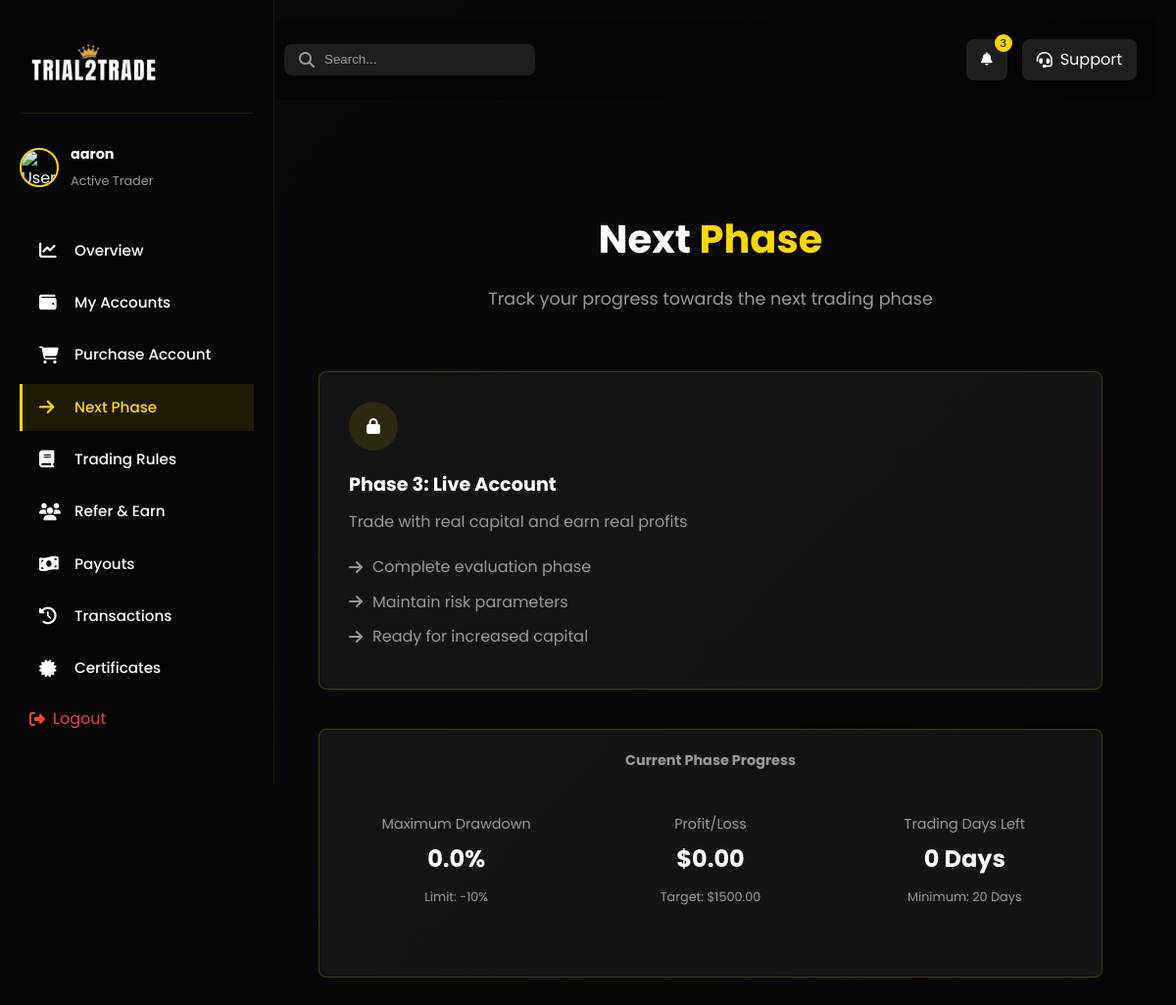
The app's page /dashboard-next-phase/ (signed in), older data.
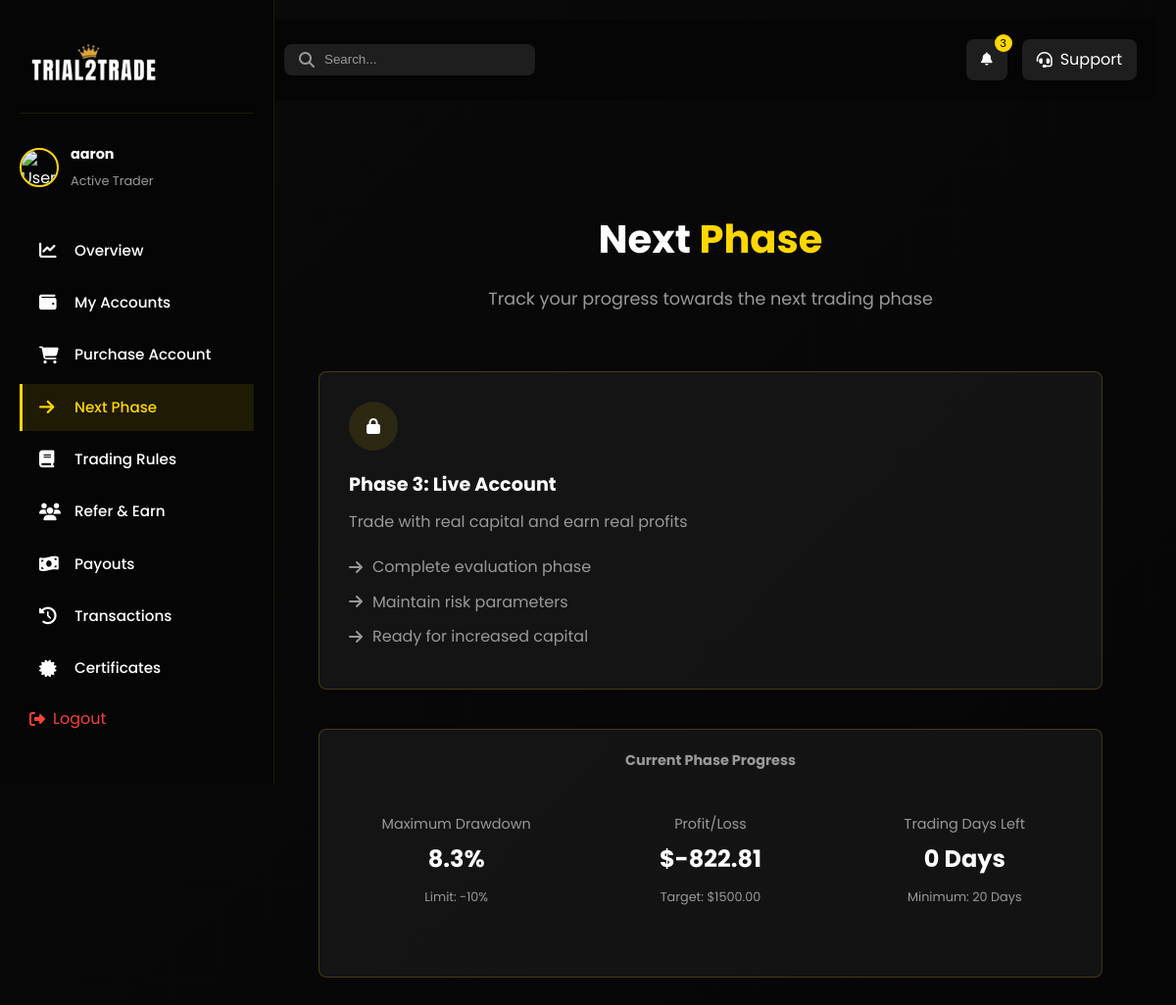
The same page, newer data.
### main/models.py (models this page shows, shortened)
class MT5Account(models.Model):
    ACCOUNT_STATUS_CHOICES = (
        ('available', 'Available'),
        ('assigned', 'Assigned'),
        ('active', 'Active'),
        ('breached', 'Breached'),
        ('inactive', 'Inactive'),
    )
    ACCOUNT_SIZE_CHOICES = (
        ('$5k', '$5k'),
        ('$10k', '$10k'),
        ('$25k', '$25k'),
        ('$50k', '$50k'),
    )
    user = models.ForeignKey(CustomUser, on_delete=models.SET_NULL, null=True, blank=True, related_name='mt5_accounts')
    account_size = models.CharField(max_length=10, choices=ACCOUNT_SIZE_CHOICES, default='$5k')
    login = models.CharField(max_length=100, unique=True)
    password = models.CharField(max_length=200)
    server = models.CharField(max_length=200, blank=True)
    assigned = models.BooleanField(default=False)
    status = models.CharField(max_length=50, choices=ACCOUNT_STATUS_CHOICES, default='available')
    balance = models.DecimalField(max_digits=15, decimal_places=2, null=True, blank=True)
    equity = models.DecimalField(max_digits=15, decimal_places=2, null=True, blank=True)
    profit = models.DecimalField(max_digits=15, decimal_places=2, null=True, blank=True)
    drawdown = models.DecimalField(max_digits=10, decimal_places=2, null=True, blank=True)
    initial_balance = models.DecimalField(max_digits=15, decimal_places=2, null=True, blank=True)
    last_updated = models.DateTimeField(null=True, blank=True)
    assigned_date = models.DateTimeField(null=True, blank=True)

### main/views.py (the view, shortened to what this page needs)
# urls.py: path('dashboard-next-phase/', views.dashboard_next_phase, name='dashboard_next_phase'),
@login_required(login_url='/login_user')
def dashboard_next_phase(request):
    user_accounts = MT5Account.objects.filter(user=request.user)
    prop_requests = RealPropRequest.objects.filter(user=request.user).order_by('-created_at')
    return render(request, 'main/dashboard-next-phase.html', {
        'user_accounts': user_accounts,
        'prop_requests': prop_requests
    })

### main/templatetags/math_filters.py (called while the page is built)
def _to_decimal(value):
    if isinstance(value, Decimal):
        return value
    try:
        return Decimal(str(value))
    except Exception:
        return None

@register.filter(name="mul")
def mul(value, arg):
    a = _to_decimal(value)
    b = _to_decimal(arg)
    try:
        if a is None or b is None:
            return float(value) * float(arg)
        return a * b
    except Exception:
        return 0

@register.filter(name="sub")
def sub(value, arg):
    a = _to_decimal(value)
    b = _to_decimal(arg)
    try:
        if a is None or b is None:
            return float(value) - float(arg)
        return a - b
    except Exception:
        return 0

@register.filter(name="split")
def split(value, sep=" "):
    try:
        return str(value).split(str(sep))
    except Exception:
        return []

### main/templates/main/dashboard-next-phase.html (shortened to what the changed rows need)
{% load static %}
{% load math_filters %}
<!DOCTYPE html>
<html lang="en">
<head>
    <link rel="stylesheet" href="{% static 'css/style.css' %}">
    <link rel="stylesheet" href="{% static 'css/dashboard.css' %}">
    <link rel="stylesheet" href="{% static 'css/dashboard-nav.css' %}">
    <link rel="stylesheet" href="https://cdnjs.cloudflare.com/ajax/libs/font-awesome/6.4.0/css/all.min.css">
    <link rel="stylesheet" href="{% static 'css/mobile-nav.css' %}">
</head>
<body>
    <main class="dashboard-content">
        <section class="dashboard-section active">
            <div class="section-header">
                <h2>Next <span class="highlight">Phase</span></h2>
            </div>
            <div class="progress-container" style="max-width: 800px; margin: 0 auto;">
                {% if user_accounts %}
                <div class="phase-timeline">
                    {% for account in user_accounts %}
                    {% if account.phase == 3 %}
                    <div class="phase-step completed">
                        <div class="step-icon">
                            <i class="fas fa-check"></i>
                        </div>
                        <h3>Phase 3: Live Account</h3>
                        <p>Trading with real capital and earning real profits</p>
                        <ul class="phase-achievements">
                            <li><i class="fas fa-check"></i> Account Size: {{ account.account_size }}</li>
                            <li><i class="fas fa-check"></i> Balance: ${{ account.balance|floatformat:2 }}</li>
                            <li><i class="fas fa-check"></i> Profit: ${{ account.profit|floatformat:2 }}</li>
                        </ul>
                    </div>
                    {% elif not account.phase == 3 %}
                    <div class="phase-step">
                        <div class="step-icon">
                            <i class="fas fa-lock"></i>
                        </div>
                        <h3>Phase 3: Live Account</h3>
                        <p>Trade with real capital and earn real profits</p>
                        <ul class="phase-requirements">
                            <li><i class="fas fa-arrow-right"></i> Complete evaluation phase</li>
                            <li><i class="fas fa-arrow-right"></i> Maintain risk parameters</li>
                            <li><i class="fas fa-arrow-right"></i> Ready for increased capital</li>
                        </ul>
                    </div>
                    {% endif %}
                    {% endfor %}
                </div>
                {% endif %}
                <div class="phase-summary">
                    <div class="summary-card">
                        {% if user_accounts %}
                        {% with current_account=user_accounts|first %}
                        <div class="stats-grid">
                            <div class="stat-item">
                                <span>Maximum Drawdown</span>
                                <p class="value {% if current_account.drawdown < 10 %}success{% else %}danger{% endif %}">{{ current_account.drawdown|floatformat:1 }}%</p>
                                <small>Limit: -10%</small>
                            </div>
                            <div class="stat-item">
                                <span>Profit/Loss</span>
                                <p class="value {% if current_account.profit > 0 %}positive{% else %}negative{% endif %}">{% if current_account.profit > 0 %}+{% endif %}${{ current_account.profit|floatformat:2 }}</p>
                                <small>Target: ${{ current_account.initial_balance|mul:0.15|floatformat:2 }}</small>
                            </div>
                        </div>
                        {% endwith %}
                        {% else %}
                        <div class="no-stats-message">
                            <p>No account statistics available. Purchase an account to start tracking your progress.</p>
                        </div>
                        {% endif %}
                    </div>
                </div>
            </div>
        </section>
    </main>
</body>
</html>

Row changes from the older to the newer data that the page shows:
changed MT5Account: drawdown "0.0" → "8.3"; profit "0.00" → "-822.81"
